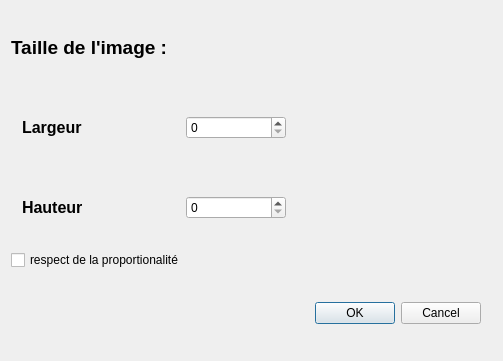
<?xml version="1.0" encoding="UTF-8"?>
<ui version="4.0">
 <class>CMaTaille</class>
 <widget class="QWidget" name="CMaTaille">
  <property name="geometry">
   <rect>
    <x>0</x>
    <y>0</y>
    <width>503</width>
    <height>361</height>
   </rect>
  </property>
  <property name="windowTitle">
   <string>CMaTaille</string>
  </property>
  <layout class="QVBoxLayout" name="verticalLayout">
   <item>
    <widget class="QLabel" name="labelTitre">
     <property name="text">
      <string>&lt;html&gt;&lt;head/&gt;&lt;body&gt;&lt;p&gt;&lt;span style=&quot; font-size:14pt; font-weight:600;&quot;&gt;Taille de l'image :&lt;/span&gt;&lt;/p&gt;&lt;/body&gt;&lt;/html&gt;</string>
     </property>
    </widget>
   </item>
   <item>
    <widget class="QWidget" name="widget" native="true">
     <layout class="QHBoxLayout" name="horizontalLayout_2">
      <item>
       <widget class="QLabel" name="labelLargeur">
        <property name="text">
         <string>&lt;html&gt;&lt;head/&gt;&lt;body&gt;&lt;p&gt;&lt;span style=&quot; font-size:12pt; font-weight:600;&quot;&gt;Largeur&lt;/span&gt;&lt;/p&gt;&lt;/body&gt;&lt;/html&gt;</string>
        </property>
       </widget>
      </item>
      <item>
       <spacer name="horizontalSpacer_5">
        <property name="orientation">
         <enum>Qt::Horizontal</enum>
        </property>
        <property name="sizeHint" stdset="0">
         <size>
          <width>40</width>
          <height>20</height>
         </size>
        </property>
       </spacer>
      </item>
      <item>
       <widget class="QSpinBox" name="spinBoxLargeur">
        <property name="minimumSize">
         <size>
          <width>100</width>
          <height>0</height>
         </size>
        </property>
       </widget>
      </item>
      <item>
       <spacer name="horizontalSpacer_6">
        <property name="orientation">
         <enum>Qt::Horizontal</enum>
        </property>
        <property name="sizeHint" stdset="0">
         <size>
          <width>40</width>
          <height>20</height>
         </size>
        </property>
       </spacer>
      </item>
      <item>
       <spacer name="horizontalSpacer_7">
        <property name="orientation">
         <enum>Qt::Horizontal</enum>
        </property>
        <property name="sizeHint" stdset="0">
         <size>
          <width>40</width>
          <height>20</height>
         </size>
        </property>
       </spacer>
      </item>
     </layout>
    </widget>
   </item>
   <item>
    <widget class="QWidget" name="widget_2" native="true">
     <layout class="QHBoxLayout" name="horizontalLayout_3">
      <item>
       <widget class="QLabel" name="labelHauteur">
        <property name="text">
         <string>&lt;html&gt;&lt;head/&gt;&lt;body&gt;&lt;p&gt;&lt;span style=&quot; font-size:12pt; font-weight:600;&quot;&gt;Hauteur&lt;/span&gt;&lt;/p&gt;&lt;/body&gt;&lt;/html&gt;</string>
        </property>
       </widget>
      </item>
      <item>
       <spacer name="horizontalSpacer_4">
        <property name="orientation">
         <enum>Qt::Horizontal</enum>
        </property>
        <property name="sizeHint" stdset="0">
         <size>
          <width>40</width>
          <height>20</height>
         </size>
        </property>
       </spacer>
      </item>
      <item>
       <widget class="QSpinBox" name="spinBoxHauteur">
        <property name="minimumSize">
         <size>
          <width>100</width>
          <height>0</height>
         </size>
        </property>
       </widget>
      </item>
      <item>
       <spacer name="horizontalSpacer_2">
        <property name="orientation">
         <enum>Qt::Horizontal</enum>
        </property>
        <property name="sizeHint" stdset="0">
         <size>
          <width>40</width>
          <height>20</height>
         </size>
        </property>
       </spacer>
      </item>
      <item>
       <spacer name="horizontalSpacer_3">
        <property name="orientation">
         <enum>Qt::Horizontal</enum>
        </property>
        <property name="sizeHint" stdset="0">
         <size>
          <width>40</width>
          <height>20</height>
         </size>
        </property>
       </spacer>
      </item>
     </layout>
    </widget>
   </item>
   <item>
    <widget class="QCheckBox" name="checkBoxProportionel">
     <property name="text">
      <string>respect de la proportionalité</string>
     </property>
    </widget>
   </item>
   <item>
    <widget class="QWidget" name="widget_3" native="true">
     <layout class="QHBoxLayout" name="horizontalLayout">
      <item>
       <spacer name="horizontalSpacer">
        <property name="orientation">
         <enum>Qt::Horizontal</enum>
        </property>
        <property name="sizeHint" stdset="0">
         <size>
          <width>216</width>
          <height>20</height>
         </size>
        </property>
       </spacer>
      </item>
      <item>
       <widget class="QDialogButtonBox" name="buttonBox">
        <property name="standardButtons">
         <set>QDialogButtonBox::Cancel|QDialogButtonBox::Ok</set>
        </property>
       </widget>
      </item>
     </layout>
    </widget>
   </item>
  </layout>
 </widget>
 <layoutdefault spacing="6" margin="11"/>
 <resources/>
 <connections/>
</ui>
